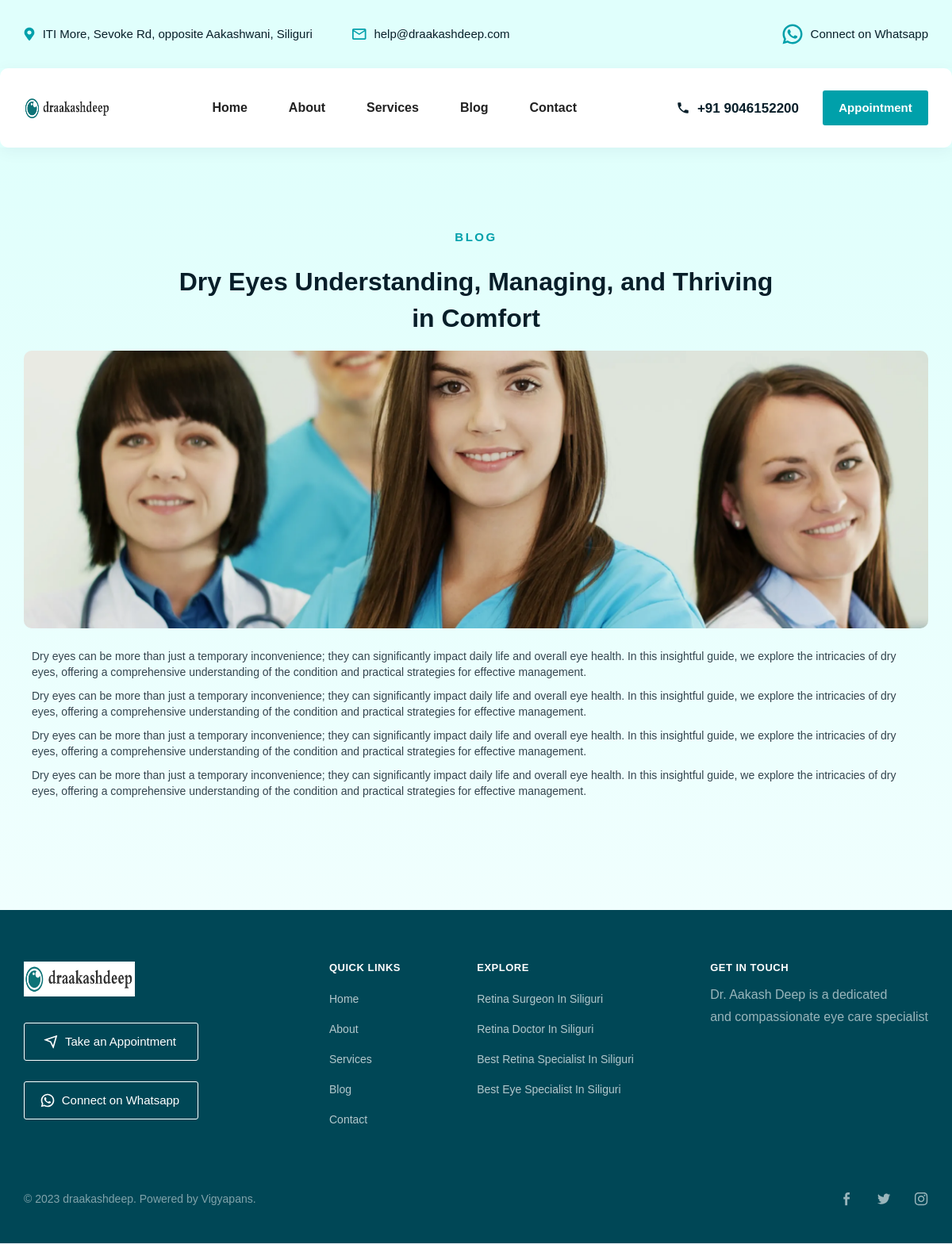
The app's page /blog-details?id=3&title=Dry Eyes Understanding, Managing, and Thriving in Comfort with its own data.
### tables this page shows
CREATE TABLE `blogs` (
  `id` int(11) NOT NULL,
  `title` varchar(255) DEFAULT NULL,
  `description` text DEFAULT NULL,
  `page_type` varchar(255) DEFAULT NULL,
  `arc_images` varchar(255) DEFAULT NULL,
  `images` varchar(255) DEFAULT NULL,
  `upload_date` varchar(255) DEFAULT NULL,
  `dr_id` int(11) DEFAULT NULL,
  `status` int(11) DEFAULT 1,
  `date` datetime NOT NULL DEFAULT current_timestamp(),
  `added_by` varchar(255) DEFAULT NULL,
  `modified_by` varchar(255) DEFAULT NULL,
  `modified_date` varchar(255) DEFAULT NULL
);

### blog-details.php (the view, shortened to what this page needs)
<?php
include('header.php');
$id = $_GET['id'];
$title = $_GET['title'];
$sql = "SELECT * FROM blogs WHERE id = '$id' AND title = '$title'";
        $res = mysqli_query($conn, $sql);
        while ($row = mysqli_fetch_assoc($res)) {
          $title = $row['title'];
          $description = $row['description'];
          $images = $row['images'];
        }
?>
<section class="doctors-section wf-section">
    <div class="main-container w-container">
        <div class="doctors-container">
            <div class="doctors-plans-heading">
                <div class="doctors-hero-header">
                    <div class="body---variant-1 bold">Blog</div>
                </div>
                <div class="h3 bold"><?php echo $title; ?></div>
            </div>
            <div class="doctors-blocks-wrapper2">
                <div class="doctor-block2">
                    <img src="<?php echo 'backend/admin/' . $images; ?>" loading="lazy"
                        sizes="(max-width: 479px) 92vw, (max-width: 767px) 94vw, (max-width: 991px) 39vw, 350px" srcset="<?php echo 'backend/admin/' . $images; ?> 500w,
                        <?php echo 'backend/admin/' . $images; ?> 704w" alt="doctor&#x27;s image" class="doctor-image" />
                    <div class="doctor-block-text">
                        <div class="paragraph-wrapper">
                            <?php echo $description; ?>
                        </div>
                    </div>
                </div>
            </div>
        </div>
    </div>
</section>
<?php include('footer.php'); ?>

### records on screen
blogs: title "Dry Eyes Understanding, Managing, and Thriving in Comfort", images (picture), description "Dry eyes can be more than just a temporary inconvenience; they can significantly impact daily life and overall eye health. In this insightful guide, we explore the intricacies of dry eyes, offering a comprehensive understanding of the condition and practical strategies for effective management. Dry eyes can be more than just a temporary inconvenience; they can significantly impact daily life and overall eye health. In this insightful guide, we explore the intricacies of dry eyes, offering a comprehensive understanding of the condition and practical strategies for effective management. Dry eyes can be more than just a temporary inconvenience; they can significantly impact daily life and…"
